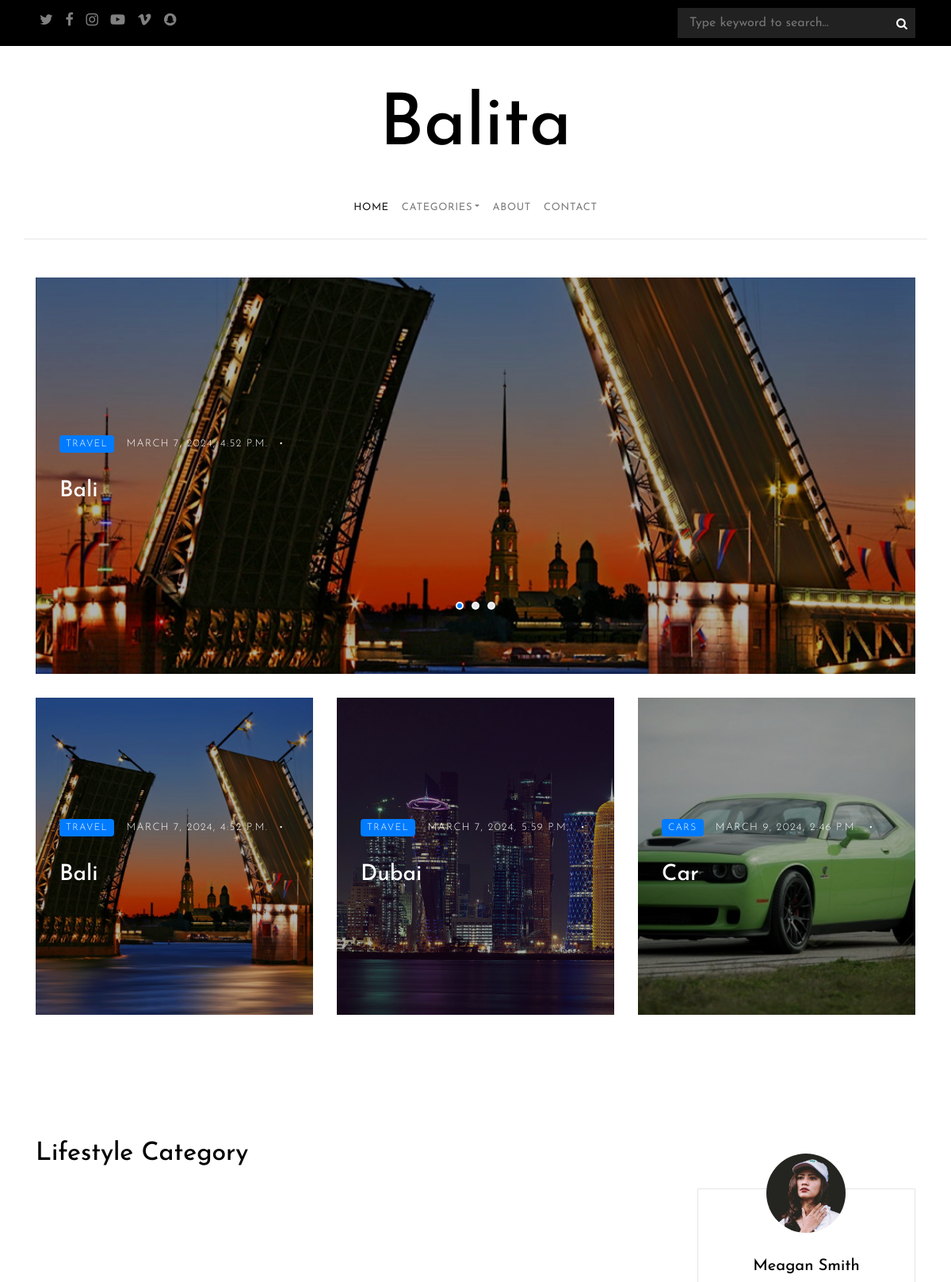
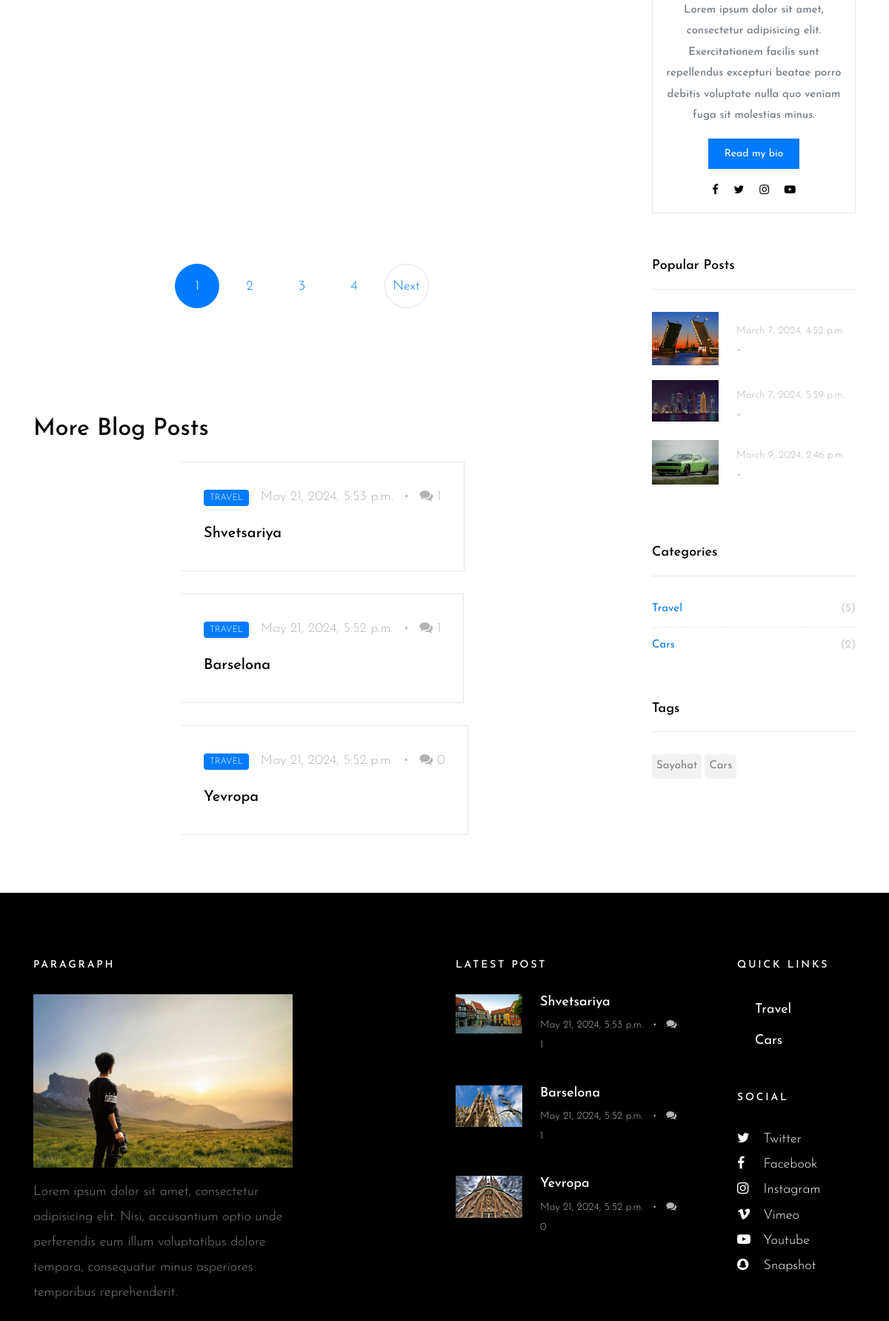
The page / (upper part) on the database its author committed (2 pictures, top to bottom).
### blog/models.py (models this page shows, shortened)
class Post(models.Model):
    name = models.CharField(max_length=120)
    category = models.ForeignKey(Category, on_delete=models.CASCADE)
    description = models.TextField()
    image = models.ImageField(upload_to='post/')
    view_count = models.IntegerField(default=0)
    tags = models.ManyToManyField(Tag, blank=True)
    is_published = models.BooleanField(default=True)
    created_at = models.DateTimeField(auto_now_add=True)
    updated_at = models.DateField(auto_now=True)
    comments_count = models.IntegerField(default=0)

class Category(models.Model):
    name = models.CharField(max_length=100)
    view_category = models.IntegerField(default=0)
    created_at = models.DateTimeField(auto_now_add=True)
    update_at = models.DateField(auto_now=True)
    def __str__(self):
        return self.name

class Tag(models.Model):
    name = models.CharField(max_length=200)
    created_at = models.DateTimeField(auto_now_add=True)
    update_at = models.DateField(auto_now=True)
    post_count = models.IntegerField(default=0)

### blog/views.py (the view)
# urls.py: path('',home),
def home(request):
    data = request.GET
    cat = data.get('cat', None)
    page = data.get('page', 1)
    categories = Category.objects.all()
    posts = Post.objects.filter(is_published=True)
    popular_posts = posts.order_by('-view_count')[:3]
    new_posts = posts.order_by('-created_at')[:3]
    page_obj = Paginator(posts, 2)
    tag = Tag.objects.all()
    latest_posts = Post.objects.filter(is_published=True).order_by('-created_at')[:3]
    top_posts = Post.objects.filter(is_published=True).order_by('-view_count')[:3]
    d = {
        'blog': 'active',
        'new_posts': new_posts,
        'popular_posts': popular_posts,
        'posts': page_obj.get_page(page),
        "categories": categories,
        'tags': tag,
        'latest_posts': latest_posts,
        'popular_posts': popular_posts,
        'top_posts': top_posts,
        'home': 'active',
        'paginator': 'active'
    }
    return render(request, 'index.html', context=d)

### templates/index.html (shortened to what this page needs)
{% extends 'leyouts/base.html' %}
{% load static %}
{% block content %}
<section class="site-section pt-5">
    <div class="container">
        <div class="row">
            <div class="col-md-12">
                <div class="owl-carousel owl-theme home-slider">
                    {% for post in top_posts %}
                    <div>
                        <a href="blog/{{ post.id }}/" class="a-block d-flex align-items-center height-lg"
                           style="background-image: url({{ post.image.url }});">
                            <div class="text half-to-full">
                                <div class="post-meta">
                                    <span class="category">{{ post.category }}</span>
                                    <span class="mr-2">{{ post.created_at }}</span> &bullet;
                                </div>
                                <h3>{{ post.name }}</h3>
                            </div>
                        </a>
                    </div>
                    {% endfor %}
                </div>
            </div>
        </div>
        <div class="row">
            {% for post in top_posts %}
            <div class="col-md-6 col-lg-4">
                <a href="blog/{{ post.id }}/" class="a-block d-flex align-items-center height-md"
                   style="background-image: url({{ post.image.url }}); ">
                    <div class="text">
                        <div class="post-meta">
                            <span class="category">{{ post.category }}</span>
                            <span class="mr-2">{{ post.created_at }}</span> &bullet;
                        </div>
                        <h3>{{ post.name }}</h3>
                    </div>
                </a>
            </div>
            {% endfor %}
        </div>
</section>
<section class="site-section py-sm">
    <div class="container">
        <div class="row">
            <div class="col-md-6">
                <h2 class="mb-4">Lifestyle Category</h2>
            </div>
        </div>
        <div class="row blog-entries">
            <div class="col-md-12 col-lg-8 main-content">
                <div class="row">
                    {% for post in posts %}
                    <div class="col-md-6">
                    </div>
                    {% endfor %}
                </div>
                <div class="row">
                    <div class="col-md-12 text-center">
                        <nav aria-label="Page navigation" class="text-center">
                            <ul class="pagination">
                                {% for i in posts.paginator.page_range %}
                                {% if posts.number == i %}
                                <li class="page-item {{paginator}}"><a class="page-link {{paginator}}" href="#">{{ i }}</a></li>
                                {% else %}
                                <li class="page-item {{paginator}}"><a class="page-link{{paginator}}" href="?page={{ i }}">{{ i }}</a></li>
                                {% endif %}
                                {% endfor %}
                                {% if posts.has_next %}
                                <li class="page-item "><a class="page-link" href="?page={{ posts.next_page_number }}">
                                    Next</a>
                                </li>
                                {% endif %}
                            </ul>
                        </nav>
                    </div>
                </div>
                <div class="row mb-5 mt-5">
                    <div class="col-md-12">
                        <h2 class="mb-4">More Blog Posts</h2>
                    </div>
                    {% for new in new_posts %}
                    <div class="col-md-12">
                        <div class="post-entry-horzontal">
                            <a href="/blog/{{ new.id }}/">
                                <span class="text">
<div class="post-meta">
<span class="category">{{ new.category }}</span>
<span class="mr-2">{{ new.created_at }}</span> &bullet;
<span class="ml-2"><span class="fa fa-comments"></span> {{new.comments_count}}</span>
</div>
<h2>{{ new.name }}</h2>
</span>
                            </a>
                        </div>
                    </div>
                    {% endfor %}
                </div>
            </div>
            {% include 'leyouts/side_bar.html' %}
            </div>
        </div>
</section>
{% endblock %}

### templates/leyouts/base.html (shortened to what this page needs)
<!doctype html>
{% load static %}
<html lang="en">
<head>
    <link rel="stylesheet" href="{% static 'css/bootstrap.css' %}">
    <link rel="stylesheet" href="{% static 'css/animate.css' %}">
    <link rel="stylesheet" href="{% static 'css/owl.carousel.min.css' %}">
    <link rel="stylesheet" href="{% static 'fonts/ionicons/css/ionicons.min.css' %}">
    <link rel="stylesheet" href="{% static 'fonts/fontawesome/css/font-awesome.min.css' %}">
    <link rel="stylesheet" href="{% static 'fonts/flaticon/font/flaticon.css' %}">
    <link rel="stylesheet" href="{% static 'css/style.css' %}">
</head>
<body>
<header role="banner">
    <div class="top-bar">
        <div class="container">
            <div class="row">
                <div class="col-9 social">
                    <a href="#"><span class="fa fa-twitter"></span></a>
                    <a href="#"><span class="fa fa-facebook"></span></a>
                    <a href="#"><span class="fa fa-instagram"></span></a>
                    <a href="#"><span class="fa fa-youtube-play"></span></a>
                    <a href="#"><span class="fa fa-vimeo"></span></a>
                    <a href="#"><span class="fa fa-snapchat"></span></a>
                </div>
                <div class="col-3 search-top">
                    <form action="/search/"  method="post" class="search-top-form" >
                        <span class="icon fa fa-search"></span>
                        <input name="query" type="text" id="s" placeholder="Type keyword to search...">
                    </form>
                </div>
            </div>
        </div>
    </div>
    <div class="container logo-wrap">
        <div class="row pt-5">
            <div class="col-12 text-center">
                <h1 class="site-logo"><a href="index.html">Balita</a></h1>
            </div>
        </div>
    </div>
    <nav class="navbar navbar-expand-md  navbar-light bg-light">
        <div class="container">
            <div class="collapse navbar-collapse" id="navbarMenu">
                <ul class="navbar-nav mx-auto">
                    <li class="nav-item {{ home }}">
                        <a class="nav-link  {{ home }}" href="/">Home</a>
                    </li>
                    <li class="nav-item dropdown {{ category }}">
                        <a class="nav-link dropdown-toggle {{ category }}" href="category/" id="dropdown04" data-toggle="dropdown"
                           aria-haspopup="true" aria-expanded="false">Categories</a>
                    </li>
                        <a class="nav-link {{ about }}" href="/about/">About</a>
                    <li class="nav-item {{ contact }}">
                        <a class="nav-link {{ contact }}" href="/contact/">Contact</a>
                    </li>
                </ul>
            </div>
        </div>
    </nav>
</header>
{% block content %}
{% endblock %}
<footer class="site-footer">
    <div class="container">
        <div class="row mb-5">
            <div class="col-md-4">
                <h3>Paragraph</h3>
                <p>
                    <img src="{% static 'images/img_1.jpg' %}" alt="Image placeholder" class="img-fluid">
                </p>
                <p>Lorem ipsum dolor sit amet, consectetur adipisicing elit. Nisi, accusantium optio unde perferendis
                    eum illum voluptatibus dolore tempora, consequatur minus asperiores temporibus reprehenderit.</p>
            </div>
            <div class="col-md-6 ml-auto">
                <div class="row">
                    <div class="col-md-7">
                        <h3>Latest Post</h3>
                        <div class="post-entry-sidebar">
                            {% for post in latest_posts %}
                            <ul>
                                <li>
                                    <a href="/blog/{{ post.id }}/">
                                        <img src="{{ post.image.url }}" alt="Image placeholder" class="mr-4">
                                        <div class="text">
                                            <h4>{{ post.name }}</h4>
                                            <div class="post-meta">
                                                <span class="mr-2">{{ post.created_at }}</span> &bullet;
                                                <span class="ml-2"><span class="fa fa-comments"></span> {{post.comments_count}}</span>
                                            </div>
                                        </div>
                                    </a>
                                </li>
                            </ul>
                            {% endfor %}
                        </div>
                    </div>
                    <div class="col-md-1"></div>
                    <div class="col-md-4">
                        <div class="mb-5">
                            <h3>Quick Links</h3>
                            <ul class="list-unstyled">
                            {% for categorie in categories %}
                            <a class="dropdown-item" href="/category/?cat={{ categorie.id }}">{{ categorie.name }}</a>
                            {% endfor %}
                            </ul>
                        </div>
                        <div class="mb-5">
                            <h3>Social</h3>
                            <ul class="list-unstyled footer-social">
                                <li><a href="#"><span class="fa fa-twitter"></span> Twitter</a></li>
                                <li><a href="#"><span class="fa fa-facebook"></span> Facebook</a></li>
                                <li><a href="#"><span class="fa fa-instagram"></span> Instagram</a></li>
                                <li><a href="#"><span class="fa fa-vimeo"></span> Vimeo</a></li>
                                <li><a href="#"><span class="fa fa-youtube-play"></span> Youtube</a></li>
                                <li><a href="#"><span class="fa fa-snapchat"></span> Snapshot</a></li>
                            </ul>
                        </div>
                    </div>
                </div>
            </div>
        </div>
    </div>
</footer>
</body>
</html>

### templates/leyouts/side_bar.html (shortened to what this page needs)
{% load static %}
<div class="col-md-12 col-lg-4 sidebar">
                <div class="sidebar-box">
                    <div class="bio text-center">
                        <img src="{% static 'images/person_1.jpg' %}" alt="Image Placeholder" class="img-fluid">
                        <div class="bio-body">
                            <h2>Meagan Smith</h2>
                            <p>Lorem ipsum dolor sit amet, consectetur adipisicing elit. Exercitationem facilis sunt
                                repellendus excepturi beatae porro debitis voluptate nulla quo veniam fuga sit
                                molestias
                                minus.</p>
                            <p><a href="#" class="btn btn-primary btn-sm">Read my bio</a></p>
                            <p class="social">
                                <a href="#" class="p-2"><span class="fa fa-facebook"></span></a>
                                <a href="#" class="p-2"><span class="fa fa-twitter"></span></a>
                                <a href="#" class="p-2"><span class="fa fa-instagram"></span></a>
                                <a href="#" class="p-2"><span class="fa fa-youtube-play"></span></a>
                            </p>
                        </div>
                    </div>
                </div>
                <div class="sidebar-box">
                    <h3 class="heading">Popular Posts</h3>
                    <div class="post-entry-sidebar">
                        {% for post in top_posts %}
                        <ul>
                            <li>
                                <a href="/blog/{{ post.id }}/">
                                    <img src="{{ post.image.url }}" alt="Image placeholder" class="mr-4">
                                    <div class="text">
                                        <div class="post-meta">
                                            <span class="mr-2">{{ post.created_at }}</span> &bullet;
                                        </div>
                                    </div>
                                </a>
                            </li>
                        </ul>
                        {% endfor %}
                    </div>
                </div>
                <div class="sidebar-box">
                    <h3 class="heading">Categories</h3>
                    <ul class="categories">
                        {% for category in categories %}
                        <li><a href="/categories/?cat={{ category.id }}">{{ category.name }} <span>({{ category.post_set.count }})</span></a>
                        </li>
                        {% endfor %}
                    </ul>
                </div>
                <div class="sidebar-box">
                    <h3 class="heading">Tags</h3>
                    {% for tag in tags %}
                    <ul class="tags">
                        <li><a href="/tag/{{ tag.id }}/">{{ tag.name }}</a></li>
                        {% endfor %}
                    </ul>
                </div>
            </div>

### rows shown on the page
Post: image (picture), category "TRAVEL", created_at "MARCH 7, 2024, 4:52 P.M.", name "Bali", created_at "March 7, 2024, 4:52 p.m."
Post: image (picture), category "TRAVEL", created_at "MARCH 7, 2024, 5:59 P.M.", name "Dubai", created_at "March 7, 2024, 5:59 p.m."
Post: image (picture), category "CARS", created_at "MARCH 9, 2024, 2:46 P.M.", name "Car", created_at "March 9, 2024, 2:46 p.m."
Post: category "TRAVEL", created_at "May 21, 2024, 5:53 p.m.", comments_count "1", name "Shvetsariya", image (picture)
Post: category "TRAVEL", created_at "May 21, 2024, 5:52 p.m.", comments_count "1", name "Barselona", image (picture)
Post: category "TRAVEL", created_at "May 21, 2024, 5:52 p.m.", comments_count "0", name "Yevropa", image (picture)
Category: name "Travel", post_set.count "5"
Category: name "Cars", post_set.count "2"
Tag: name "Sayohat"
Tag: name "Cars"

### other values the page prints
{{ i }} "1"
{{ i }} "2" "3" "4"
